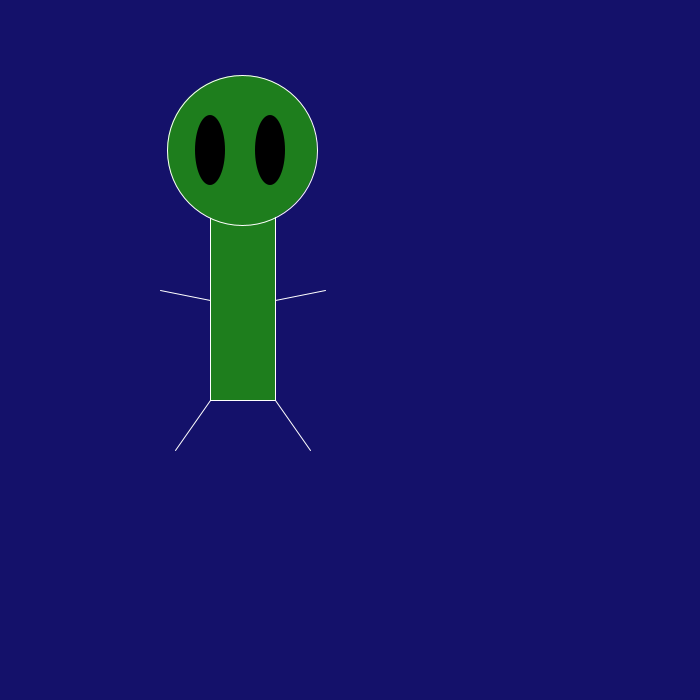
Frame 1 (no input)
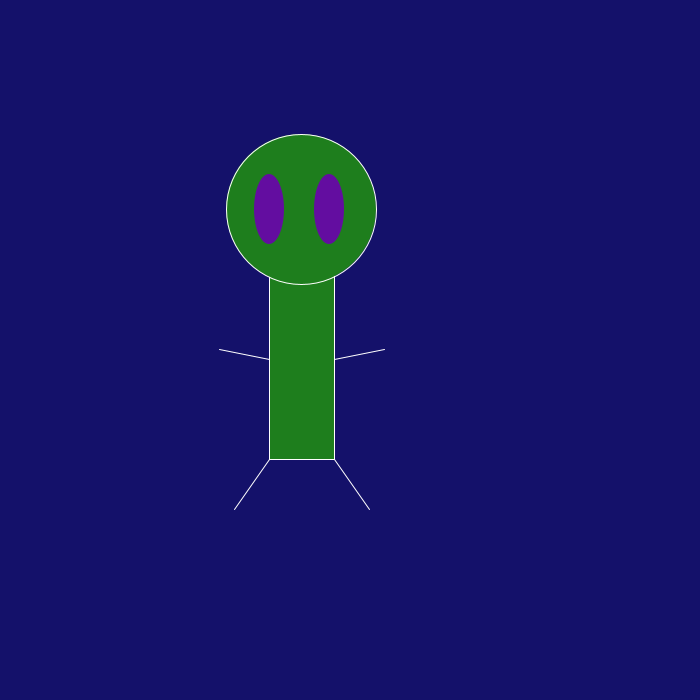
Frame 60 (the mouse pressed at the canvas centre just before this capture)
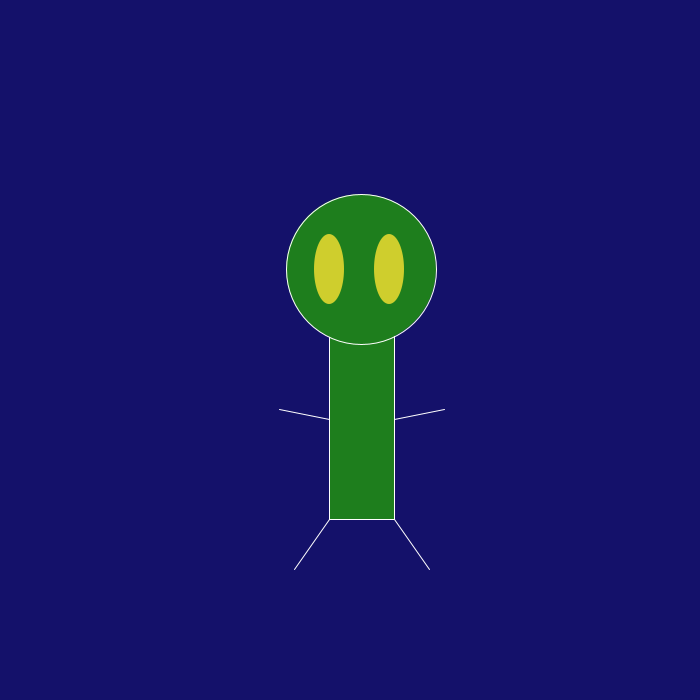
Frame 120 (the mouse held since frame 60 and released just before this capture)

The Processing sketch that drew these frames (run headless with seeded random() and noise(); from frame 60 on, the mouse is pressed at the canvas centre):

// Processing sketch: processing_67466
// ── processing_67466.pde

float zoogX = 200;
float zoogY = 200;

float eyeR;
float eyeG;
float eyeB;

float change = 1;

void setup() {
 size(700,700); 
}

void draw() {
 background(20,17,106);
 fill(30,126,29);
 stroke(255);
 rectMode(CORNERS);
 rect(zoogX+10,zoogY,zoogX+75,zoogY+200);
 ellipse(zoogX+42,zoogY-50,150,150);
 line(zoogX+75,zoogY+200,zoogX+110,zoogY+250);
 line(zoogX+10,zoogY+200,zoogX-25,zoogY+250);
 noStroke();
 fill(eyeR,eyeG,eyeB);
 ellipse(zoogX+10,zoogY-50,30,70);
 ellipse(zoogX+70,zoogY-50,30,70);
 stroke(255);
 line(zoogX+10,zoogY+100,zoogX-40,zoogY+90);
 line(zoogX+75,zoogY+100,zoogX+125,zoogY+90);
 fill(30,126,29); 
 
 zoogX = zoogX + change;
 zoogY = zoogY + change;
 
 eyeR = random(0,255);
 eyeG = random(0,255);
 eyeB = random(0,255);
}
